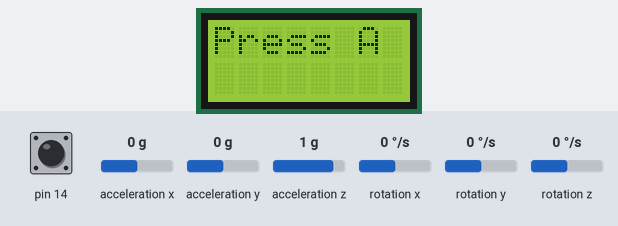
This sketch was run on a simulated Arduino Leonardo, built with avr-gcc and run on an emulated ATmega32U4. On the bench: 8×2 character LCD. Inputs (shaded band) come from the test bench; at power-on: pin 14 HIGH, acceleration x 0 g, acceleration y 0 g, acceleration z 1 g, rotation x 0 °/s, rotation y 0 °/s, rotation z 0 °/s.

Above: at 0.8 s.
0.9 s: pin 14 pulled LOW for 0.15 s
At 3.2 s:
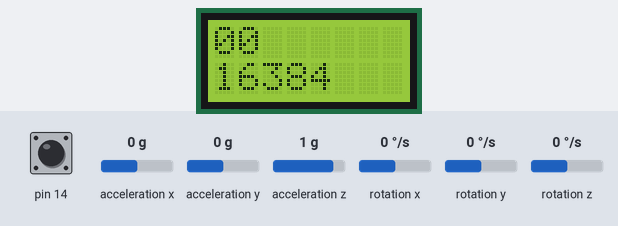
3.5 s: acceleration x set to -1.4 g
At 4.7 s:
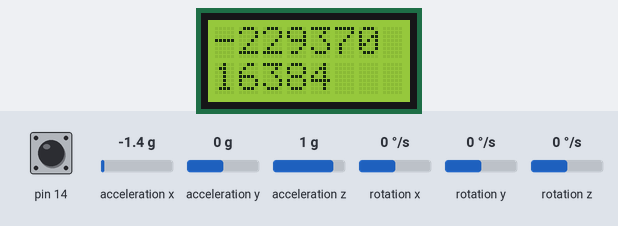
5.0 s: acceleration y set to -1.4 g
At 5.8 s:
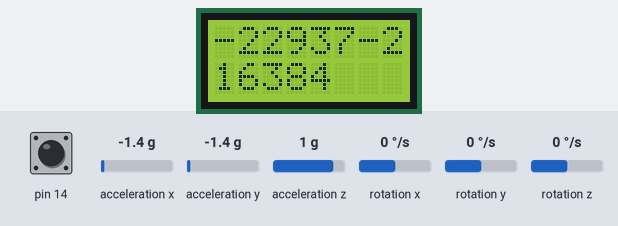
6.5 s: acceleration z set to -1.4 g
At 7.6 s:
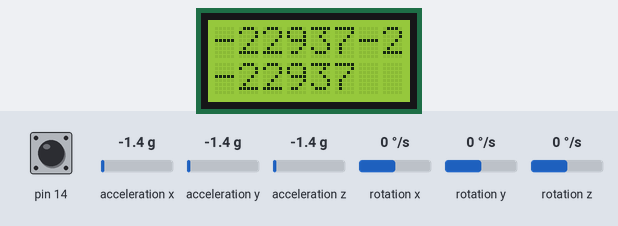
8.0 s: acceleration x set to -0.8 g
At 8.4 s:
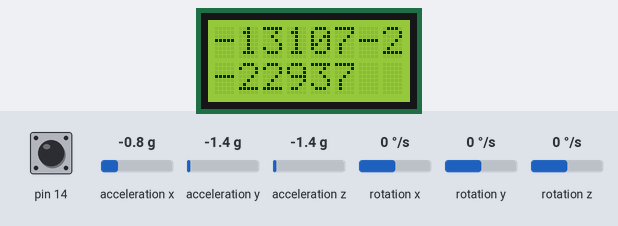
Timing chart, 0 to 11.0 s (numbered marks = the images above; inputs shaded):
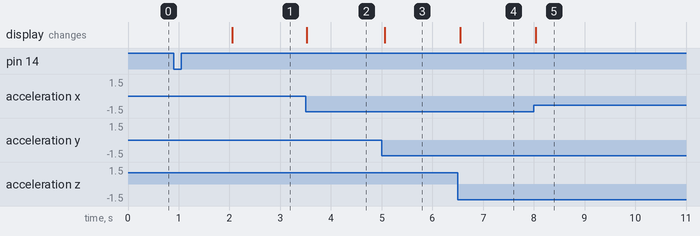

The sketch:

bump_n_go_1.ino
```cpp
// Bump-n-Go by Carlos Ambrozak

// Start by collecting and displayig Accelerometer G-Force values
// x is the force forward and backward
// y is the force left and right
// z is the force up and down towards the center of the earth
// 1g will register as about 16384 on the z axis according to the LSM303 documentation
// https://github.com/pololu/lsm303-arduino#library-reference
//
// Observe how z stays constant but x and y vary rapidly when the robot is not even moving.

// LIBRARIES

// Zumo32U4.h is the main library for interfacing with the following Zumo hardware:
// Button A, LSM303 Acceleromter chip, LCD screen
#include <Zumo32U4.h>

// Wire.h controls communication over the I2C data bus
// bewteen LSM303 chip and the main ATmega32U4 Microcontroller chip
#include <Wire.h>

// OBJECTS
// This section sets up instance variables for the main Zumo hardware objects
Zumo32U4ButtonA buttonA;
LSM303 lsm303;
Zumo32U4LCD lcd;

// FUNCTION DECLARATIONS
void waitForButtonA();
void collectSamples();
void displayData();

// GLOBAL VARIABLES

// SETUP
void setup() {

  // Don't do anything until Button A is pushed
  waitForButtonA();

  // Start up the I2C bus communication
  Wire.begin();

  // Initialize LSM303 bus communication
  lsm303.init();

  // Turn on Accelerometer
  lsm303.enableDefault();
}

// MAIN LOOP
void loop() {

  // collect samples and display input at about 16MHz
  collectSamples();
  displayData();
}

// FUNCTION IMPLEMENTATIONS

// This function reads values from the Acceleromter
// The values are stored in lsm303.a.x, lsm303.a.y, lsm303.a.z
void collectSamples() {
    lsm303.readAcc();
}

// This function displays Accelerometer values x, y and z on the LCD
void displayData() {

  // clear the screen
  lcd.clear();

  // print x and y on the top line
  lcd.print(lsm303.a.x);
  lcd.print(lsm303.a.y);

  // print z on the bottom line
  lcd.gotoXY(0, 1);
  lcd.print(lsm303.a.z);

  // delay 25 milliseconds to make LCD readable
  delay(25);
}

// This function prints a prompt on the LCD screen
// and pauses execution until Button A is pressed
void waitForButtonA() {

  // clear the screen
  lcd.clear();

  // print the prompt on the top line
  lcd.print("Press A");

  // pause execution until Button A is pressed
  buttonA.waitForButton();

  // delay 1 second to allow time for pulling fingers away from the robot
  delay(1000);
}
```

Measured:
- after the input at 0.9 s, the display: changes after 1.2 s (image 1)
- after the input at 3.5 s, the display: changes at once (image 2)
- after the input at 5.0 s, the display: changes after 0.06 s (image 3)
- after the input at 6.5 s, the display: changes after 0.05 s (image 4)
- after the input at 8.0 s, the display: changes at once (image 5)
